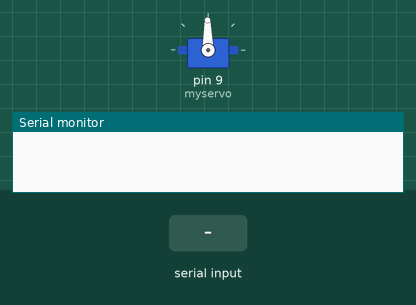
This sketch was run on a simulated Arduino Uno, built with avr-gcc and run on an emulated ATmega328P. On the bench: servo, the last lines printed to the serial monitor. The test bench sets the inputs (shaded band).

Above: at 1.2 s.
1.3 s: "200\n" received over Serial
At 2.2 s:
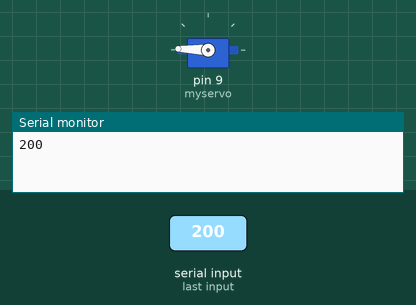
2.8 s: "90,45\n" received over Serial
At 3.4 s:
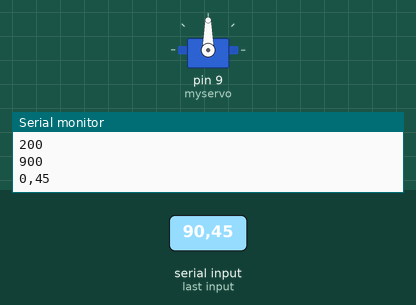
Timing chart, 0 to 5.8 s (numbered marks = the images above; inputs shaded):
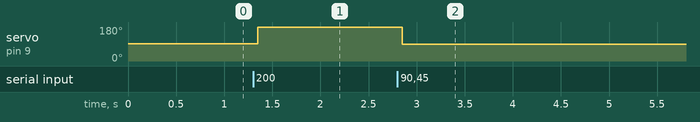

The sketch:

servo_serial.ino
```cpp
#include <Servo.h>

Servo myservo;

void setup()
{
  myservo.attach(9);
  myservo.write(91);
  // myservo.writeMicroseconds(1500);  // set servo to mid-point
  Serial.begin(9600);
}
int i = 0;
int d = 0;
int angle = 91;
char input[30];
String buf;

void loop() {
  while (Serial.available() <= 0) {
    delay(50);
  }
  if (Serial.available() > 0) {
    i = 0;
    while (Serial.available() > 0) {
      input[i] = Serial.read();
      i++;
    }
    buf = String(input);
    Serial.println(buf);
    angle = buf.toInt();
    if(angle <= 90) angle = 90;
    else if(angle >= 178) angle = 178;
    myservo.write(angle);
    delay(50);
  }
}
```

Measured:
- after the input at 1.3 s, servo on pin 9 (myservo): 91° → 178° after 0.05 s
- after the input at 2.8 s, servo on pin 9 (myservo): 178° → 90° after 0.05 s
